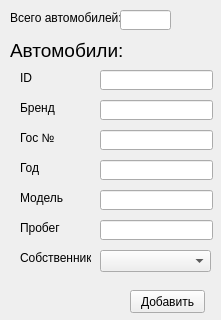
<?xml version="1.0" encoding="UTF-8"?>
<ui version="4.0">
 <class>Form</class>
 <widget class="QWidget" name="Form">
  <property name="geometry">
   <rect>
    <x>0</x>
    <y>0</y>
    <width>221</width>
    <height>320</height>
   </rect>
  </property>
  <property name="windowTitle">
   <string>Добавить авто</string>
  </property>
  <widget class="QLabel" name="label_12">
   <property name="geometry">
    <rect>
     <x>10</x>
     <y>10</y>
     <width>111</width>
     <height>16</height>
    </rect>
   </property>
   <property name="text">
    <string>Всего автомобилей:</string>
   </property>
  </widget>
  <widget class="QLineEdit" name="count_car_line">
   <property name="geometry">
    <rect>
     <x>120</x>
     <y>10</y>
     <width>51</width>
     <height>20</height>
    </rect>
   </property>
  </widget>
  <widget class="QLabel" name="label_15">
   <property name="geometry">
    <rect>
     <x>10</x>
     <y>40</y>
     <width>121</width>
     <height>21</height>
    </rect>
   </property>
   <property name="font">
    <font>
     <pointsize>14</pointsize>
    </font>
   </property>
   <property name="text">
    <string>Автомобили:</string>
   </property>
  </widget>
  <widget class="QLabel" name="label_25">
   <property name="geometry">
    <rect>
     <x>20</x>
     <y>130</y>
     <width>51</width>
     <height>16</height>
    </rect>
   </property>
   <property name="text">
    <string>Гос №</string>
   </property>
  </widget>
  <widget class="QLineEdit" name="cars_brand_line_edit">
   <property name="geometry">
    <rect>
     <x>100</x>
     <y>100</y>
     <width>113</width>
     <height>20</height>
    </rect>
   </property>
  </widget>
  <widget class="QLineEdit" name="cars_id_line_edit">
   <property name="geometry">
    <rect>
     <x>100</x>
     <y>70</y>
     <width>113</width>
     <height>20</height>
    </rect>
   </property>
  </widget>
  <widget class="QLineEdit" name="cars_place_line_edit">
   <property name="geometry">
    <rect>
     <x>100</x>
     <y>130</y>
     <width>113</width>
     <height>20</height>
    </rect>
   </property>
  </widget>
  <widget class="QLineEdit" name="cars_model_line_edit">
   <property name="geometry">
    <rect>
     <x>100</x>
     <y>190</y>
     <width>113</width>
     <height>20</height>
    </rect>
   </property>
  </widget>
  <widget class="QLabel" name="label_23">
   <property name="geometry">
    <rect>
     <x>20</x>
     <y>100</y>
     <width>51</width>
     <height>16</height>
    </rect>
   </property>
   <property name="text">
    <string>Бренд</string>
   </property>
  </widget>
  <widget class="QLineEdit" name="cars_km_line_edit">
   <property name="geometry">
    <rect>
     <x>100</x>
     <y>220</y>
     <width>113</width>
     <height>20</height>
    </rect>
   </property>
   <property name="text">
    <string/>
   </property>
  </widget>
  <widget class="QLabel" name="label_20">
   <property name="geometry">
    <rect>
     <x>20</x>
     <y>160</y>
     <width>51</width>
     <height>16</height>
    </rect>
   </property>
   <property name="text">
    <string>Год</string>
   </property>
  </widget>
  <widget class="QLineEdit" name="cars_year_line_edit">
   <property name="geometry">
    <rect>
     <x>100</x>
     <y>160</y>
     <width>113</width>
     <height>20</height>
    </rect>
   </property>
  </widget>
  <widget class="QLabel" name="label_22">
   <property name="geometry">
    <rect>
     <x>20</x>
     <y>220</y>
     <width>51</width>
     <height>16</height>
    </rect>
   </property>
   <property name="text">
    <string>Пробег</string>
   </property>
  </widget>
  <widget class="QLabel" name="label_21">
   <property name="geometry">
    <rect>
     <x>20</x>
     <y>190</y>
     <width>51</width>
     <height>16</height>
    </rect>
   </property>
   <property name="text">
    <string>Модель</string>
   </property>
  </widget>
  <widget class="QLabel" name="label_24">
   <property name="geometry">
    <rect>
     <x>20</x>
     <y>70</y>
     <width>51</width>
     <height>16</height>
    </rect>
   </property>
   <property name="text">
    <string>ID</string>
   </property>
  </widget>
  <widget class="QLabel" name="label_26">
   <property name="geometry">
    <rect>
     <x>20</x>
     <y>250</y>
     <width>71</width>
     <height>16</height>
    </rect>
   </property>
   <property name="text">
    <string>Собственник</string>
   </property>
  </widget>
  <widget class="QComboBox" name="car_owner_combo_box">
   <property name="geometry">
    <rect>
     <x>100</x>
     <y>250</y>
     <width>111</width>
     <height>22</height>
    </rect>
   </property>
  </widget>
  <widget class="QPushButton" name="add_button_2">
   <property name="geometry">
    <rect>
     <x>130</x>
     <y>290</y>
     <width>75</width>
     <height>23</height>
    </rect>
   </property>
   <property name="text">
    <string>Добавить</string>
   </property>
  </widget>
 </widget>
 <resources/>
 <connections/>
</ui>
